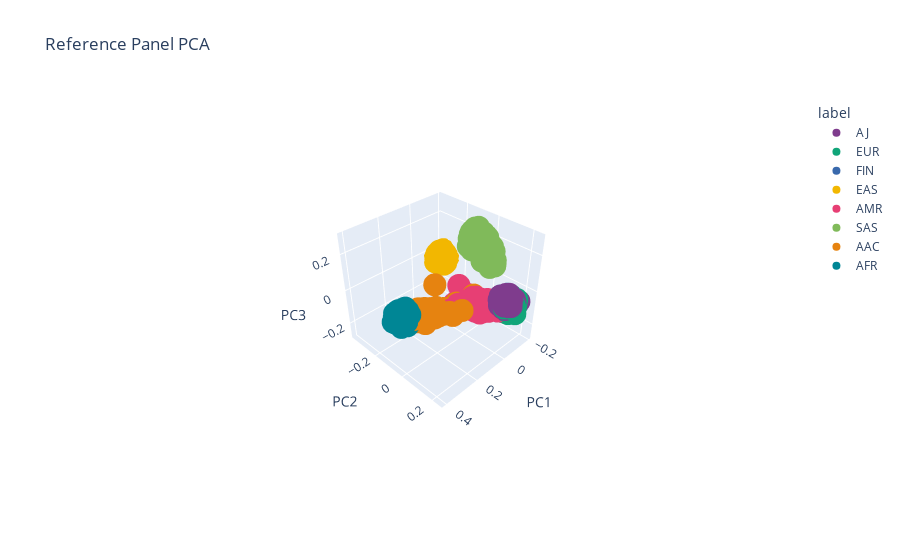
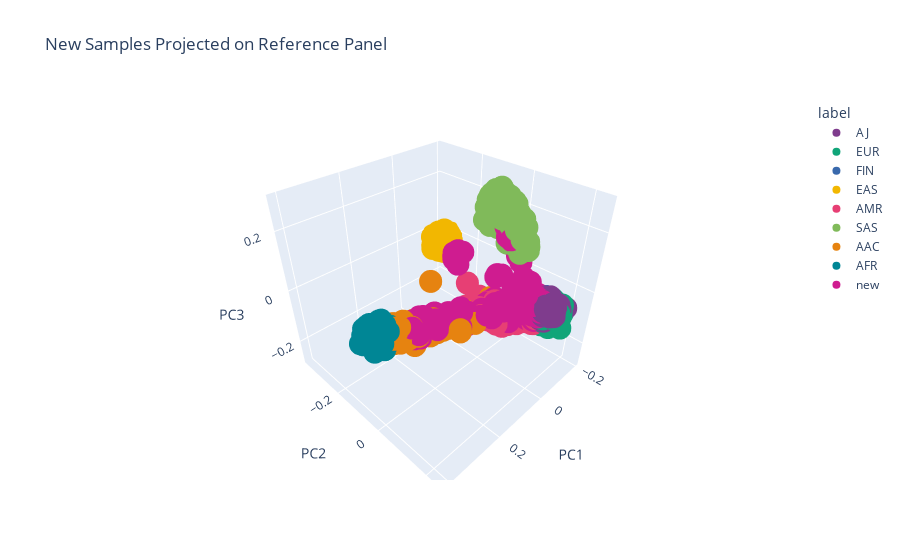
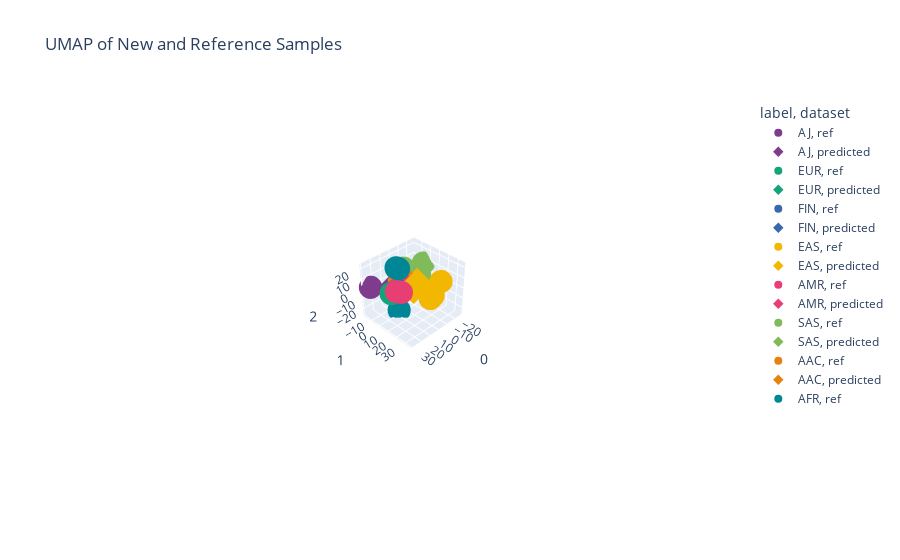
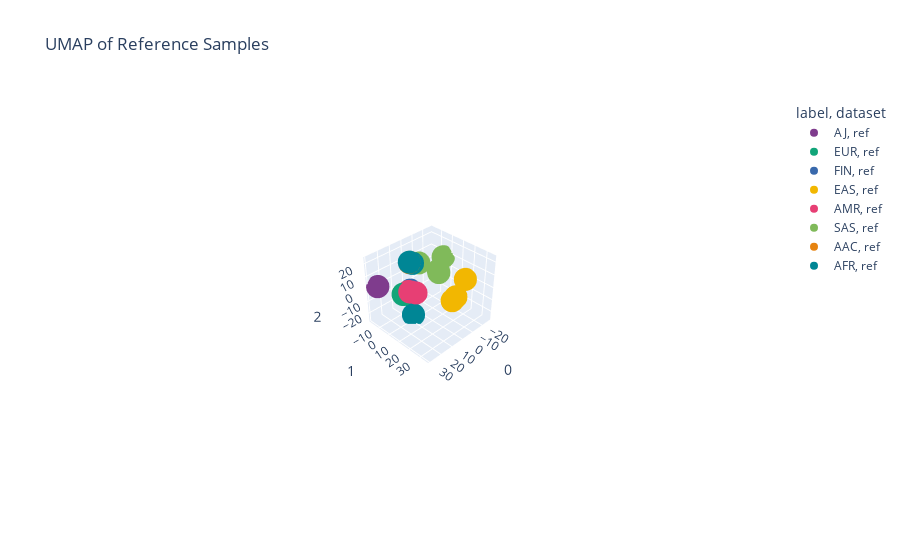

The code cell stored with these charts, in order, in its notebook:
### Code cell
ancestry_out = f'{sex_out}_ancestry'
ref_dir_path = '/data/LNG/vitaled2/1kgenomes'
ref_panel = f'{ref_dir_path}/1kg_ashkj_ref_panel_gp2_pruned'
ref_labels = f'{ref_dir_path}/ref_panel_ancestry.txt'
# ancestry = run_ancestry(geno_path=sex_out, out_path=ancestry_out, ref_panel=ref_panel, ref_labels=ref_labels)

# rerunning with best params
best_params = {'svc__C': [0.01], 'umap__a': [1.0], 'umap__b': [0.25], 'umap__n_components': [15], 'umap__n_neighbors': [20]}
ancestry = run_ancestry(geno_path=sex_out, out_path=ancestry_out, ref_panel=ref_panel, ref_labels=ref_labels, train_param_grid=best_params)

### Figure 1 — Plotly figure (JSON) as saved in the notebook; plotly's stock layout.template omitted (floating-point values rounded to 4 significant figures; data arrays with more than 128 entries replaced by an {"elided": "..."} marker saying what was removed)
{"data": [{"hovertemplate": "label=AJ<br>PC1=%{x}<br>PC2=%{y}<br>PC3=%{z}<extra></extra>", "legendgroup": "AJ", "marker": {"color": "rgb(127, 60, 141)", "symbol": "circle"}, "mode": "markers", "name": "AJ", "scene": "scene", "showlegend": true, "type": "scatter3d", "x": {"elided": "471 float values"}, "y": {"elided": "471 float values"}, "z": {"elided": "471 float values"}}, {"hovertemplate": "label=EUR<br>PC1=%{x}<br>PC2=%{y}<br>PC3=%{z}<extra></extra>", "legendgroup": "EUR", "marker": {"color": "rgb(17, 165, 121)", "symbol": "circle"}, "mode": "markers", "name": "EUR", "scene": "scene", "showlegend": true, "type": "scatter3d", "x": {"elided": "404 float values"}, "y": {"elided": "404 float values"}, "z": {"elided": "404 float values"}}, {"hovertemplate": "label=FIN<br>PC1=%{x}<br>PC2=%{y}<br>PC3=%{z}<extra></extra>", "legendgroup": "FIN", "marker": {"color": "rgb(57, 105, 172)", "symbol": "circle"}, "mode": "markers", "name": "FIN", "scene": "scene", "showlegend": true, "type": "scatter3d", "x": [-0.1216, -0.1229, -0.1177, -0.08104, -0.1087, -0.1042, -0.09581, -0.1442, -0.09583, -0.09296, -0.1114, -0.09573, -0.09946, -0.106, -0.1184, -0.08937, -0.08299, -0.1074, -0.1068, -0.09008, -0.09598, -0.09091, -0.06781, -0.08972, -0.1163, -0.1033, -0.1165, -0.1034, -0.1049, -0.1254, -0.1014, -0.1083, -0.09551, -0.1178, -0.1216, -0.1216, -0.1094, -0.106, -0.1068, -0.0879, -0.1103, -0.1051, -0.1021, -0.09399, -0.0985, -0.1212, -0.1166, -0.1285, -0.1139, -0.1357, -0.1404, -0.1207, -0.1142, -0.1088, -0.1065, -0.0939, -0.1066, -0.1016, -0.09396, -0.09615, -0.09509, -0.1248, -0.09448, -0.1059, -0.1094, -0.1297, -0.09742, -0.09521, -0.1015, -0.1158, -0.1138, -0.09844, -0.1081, -0.1045, -0.1248, -0.1194, -0.09922, -0.1189, -0.1016, -0.105, -0.09942, -0.09348, -0.1114, -0.09505, -0.08748, -0.09874, -0.09961, -0.1025, -0.103, -0.09994, -0.1205, -0.1013, -0.09312, -0.1011, -0.08671, -0.09723, -0.1231, -0.09259, -0.1003], "y": [0.1655, 0.1581, 0.173, 0.1438, 0.1391, 0.1698, 0.1478, 0.1379, 0.1838, 0.1488, 0.1669, 0.1646, 0.1646, 0.1255, 0.1532, 0.1696, 0.1439, 0.1527, 0.142, 0.1773, 0.1535, 0.1689, 0.1619, 0.1764, 0.187, 0.1706, 0.1525, 0.1526, 0.1667, 0.1646, 0.1406, 0.1579, 0.1747, 0.1555, 0.1495, 0.1526, 0.1597, 0.1631, 0.153, 0.1909, 0.1617, 0.1778, 0.1441, 0.1593, 0.1486, 0.1509, 0.1601, 0.1496, 0.1405, 0.158, 0.1361, 0.1817, 0.1599, 0.1746, 0.1761, 0.1836, 0.1647, 0.1633, 0.1822, 0.155, 0.1704, 0.1659, 0.175, 0.1645, 0.1547, 0.147, 0.1656, 0.1675, 0.1583, 0.1572, 0.1895, 0.17, 0.1469, 0.1622, 0.186, 0.164, 0.1482, 0.1546, 0.1556, 0.1589, 0.1521, 0.1509, 0.1494, 0.1536, 0.1606, 0.1521, 0.1575, 0.1511, 0.1553, 0.1502, 0.1633, 0.1492, 0.166, 0.1628, 0.1747, 0.1639, 0.1731, 0.1624, 0.1521], "z": [-0.02649, -0.05556, -0.02666, -0.0473, -0.04176, -0.03889, -0.04618, -0.04083, -0.02725, -0.06056, -0.02838, -0.03307, -0.04018, -0.03774, -0.05668, -0.03898, -0.04756, -0.06294, -0.04827, -0.04517, -0.03412, -0.03578, -0.03327, -0.03991, -0.05115, -0.08856, -0.05253, -0.01977, -0.04043, -0.04068, -0.05071, -0.04441, -0.04135, -0.01837, -0.05094, -0.0443, -0.0526, -0.03558, -0.04481, -0.04432, -0.06135, -0.05213, -0.05489, -0.03942, -0.02814, -0.04654, -0.05815, -0.07059, -0.05745, -0.05517, -0.04301, -0.04028, -0.05117, -0.02881, -0.04173, -0.06652, -0.03939, -0.0498, -0.03406, -0.05765, -0.01298, -0.05821, -0.0477, -0.03881, -0.06164, -0.03368, -0.05209, -0.03184, -0.04771, -0.07142, -0.04051, -0.05287, -0.05419, -0.05679, -0.05597, -0.03005, -0.05297, -0.03736, -0.03203, -0.03489, -0.07886, -0.05055, -0.04127, -0.0408, -0.06896, -0.04669, -0.02258, -0.03315, -0.04232, -0.06032, -0.04844, -0.05746, -0.06149, -0.01906, -0.03963, -0.0425, -0.06482, -0.07779, -0.03284]}, {"hovertemplate": "label=EAS<br>PC1=%{x}<br>PC2=%{y}<br>PC3=%{z}<extra></extra>", "legendgroup": "EAS", "marker": {"color": "rgb(242, 183, 1)", "symbol": "circle"}, "mode": "markers", "name": "EAS", "scene": "scene", "showlegend": true, "type": "scatter3d", "x": {"elided": "504 float values"}, "y": {"elided": "504 float values"}, "z": {"elided": "504 float values"}}, {"hovertemplate": "label=AMR<br>PC1=%{x}<br>PC2=%{y}<br>PC3=%{z}<extra></extra>", "legendgroup": "AMR", "marker": {"color": "rgb(231, 63, 116)", "symbol": "circle"}, "mode": "markers", "name": "AMR", "scene": "scene", "showlegend": true, "type": "scatter3d", "x": {"elided": "347 float values"}, "y": {"elided": "347 float values"}, "z": {"elided": "347 float values"}}, {"hovertemplate": "label=SAS<br>PC1=%{x}<br>PC2=%{y}<br>PC3=%{z}<extra></extra>", "legendgroup": "SAS", "marker": {"color": "rgb(128, 186, 90)", "symbol": "circle"}, "mode": "markers", "name": "SAS", "scene": "scene", "showlegend": true, "type": "scatter3d", "x": {"elided": "489 float values"}, "y": {"elided": "489 float values"}, "z": {"elided": "489 float values"}}, {"hovertemplate": "label=AAC<br>PC1=%{x}<br>PC2=%{y}<br>PC3=%{z}<extra></extra>", "legendgroup": "AAC", "marker": {"color": "rgb(230, 131, 16)", "symbol": "circle"}, "mode": "markers", "name": "AAC", "scene": "scene", "showlegend": true, "type": "scatter3d", "x": {"elided": "157 float values"}, "y": {"elided": "157 float values"}, "z": {"elided": "157 float values"}}, {"hovertemplate": "label=AFR<br>PC1=%{x}<br>PC2=%{y}<br>PC3=%{z}<extra></extra>", "legendgroup": "AFR", "marker": {"color": "rgb(0, 134, 149)", "symbol": "circle"}, "mode": "markers", "name": "AFR", "scene": "scene", "showlegend": true, "type": "scatter3d", "x": {"elided": "504 float values"}, "y": {"elided": "504 float values"}, "z": {"elided": "504 float values"}}], "layout": {"autosize": true, "legend": {"title": {"text": "label"}, "tracegroupgap": 0}, "scene": {"aspectmode": "auto", "aspectratio": {"x": 1.015, "y": 1.033, "z": 0.9542}, "camera": {"center": {"x": 0, "y": 0, "z": 0}, "eye": {"x": 1.998, "y": 1.998, "z": 1.998}, "projection": {"type": "perspective"}, "up": {"x": 0, "y": 0, "z": 1}}, "domain": {"x": [0, 1], "y": [0, 1]}, "xaxis": {"title": {"text": "PC1"}, "type": "linear"}, "yaxis": {"title": {"text": "PC2"}, "type": "linear"}, "zaxis": {"title": {"text": "PC3"}, "type": "linear"}}, "title": {"text": "Reference Panel PCA"}}}

### Figure 2 — Plotly figure (JSON) as saved in the notebook; plotly's stock layout.template omitted (floating-point values rounded to 4 significant figures; data arrays with more than 128 entries replaced by an {"elided": "..."} marker saying what was removed)
{"data": [{"hovertemplate": "label=AJ<br>PC1=%{x}<br>PC2=%{y}<br>PC3=%{z}<extra></extra>", "legendgroup": "AJ", "marker": {"color": "rgb(127, 60, 141)", "symbol": "circle"}, "mode": "markers", "name": "AJ", "scene": "scene", "showlegend": true, "type": "scatter3d", "x": {"elided": "471 float values"}, "y": {"elided": "471 float values"}, "z": {"elided": "471 float values"}}, {"hovertemplate": "label=EUR<br>PC1=%{x}<br>PC2=%{y}<br>PC3=%{z}<extra></extra>", "legendgroup": "EUR", "marker": {"color": "rgb(17, 165, 121)", "symbol": "circle"}, "mode": "markers", "name": "EUR", "scene": "scene", "showlegend": true, "type": "scatter3d", "x": {"elided": "404 float values"}, "y": {"elided": "404 float values"}, "z": {"elided": "404 float values"}}, {"hovertemplate": "label=FIN<br>PC1=%{x}<br>PC2=%{y}<br>PC3=%{z}<extra></extra>", "legendgroup": "FIN", "marker": {"color": "rgb(57, 105, 172)", "symbol": "circle"}, "mode": "markers", "name": "FIN", "scene": "scene", "showlegend": true, "type": "scatter3d", "x": [-0.1216, -0.1229, -0.1177, -0.08104, -0.1087, -0.1042, -0.09581, -0.1442, -0.09583, -0.09296, -0.1114, -0.09573, -0.09946, -0.106, -0.1184, -0.08937, -0.08299, -0.1074, -0.1068, -0.09008, -0.09598, -0.09091, -0.06781, -0.08972, -0.1163, -0.1033, -0.1165, -0.1034, -0.1049, -0.1254, -0.1014, -0.1083, -0.09551, -0.1178, -0.1216, -0.1216, -0.1094, -0.106, -0.1068, -0.0879, -0.1103, -0.1051, -0.1021, -0.09399, -0.0985, -0.1212, -0.1166, -0.1285, -0.1139, -0.1357, -0.1404, -0.1207, -0.1142, -0.1088, -0.1065, -0.0939, -0.1066, -0.1016, -0.09396, -0.09615, -0.09509, -0.1248, -0.09448, -0.1059, -0.1094, -0.1297, -0.09742, -0.09521, -0.1015, -0.1158, -0.1138, -0.09844, -0.1081, -0.1045, -0.1248, -0.1194, -0.09922, -0.1189, -0.1016, -0.105, -0.09942, -0.09348, -0.1114, -0.09505, -0.08748, -0.09874, -0.09961, -0.1025, -0.103, -0.09994, -0.1205, -0.1013, -0.09312, -0.1011, -0.08671, -0.09723, -0.1231, -0.09259, -0.1003], "y": [0.1655, 0.1581, 0.173, 0.1438, 0.1391, 0.1698, 0.1478, 0.1379, 0.1838, 0.1488, 0.1669, 0.1646, 0.1646, 0.1255, 0.1532, 0.1696, 0.1439, 0.1527, 0.142, 0.1773, 0.1535, 0.1689, 0.1619, 0.1764, 0.187, 0.1706, 0.1525, 0.1526, 0.1667, 0.1646, 0.1406, 0.1579, 0.1747, 0.1555, 0.1495, 0.1526, 0.1597, 0.1631, 0.153, 0.1909, 0.1617, 0.1778, 0.1441, 0.1593, 0.1486, 0.1509, 0.1601, 0.1496, 0.1405, 0.158, 0.1361, 0.1817, 0.1599, 0.1746, 0.1761, 0.1836, 0.1647, 0.1633, 0.1822, 0.155, 0.1704, 0.1659, 0.175, 0.1645, 0.1547, 0.147, 0.1656, 0.1675, 0.1583, 0.1572, 0.1895, 0.17, 0.1469, 0.1622, 0.186, 0.164, 0.1482, 0.1546, 0.1556, 0.1589, 0.1521, 0.1509, 0.1494, 0.1536, 0.1606, 0.1521, 0.1575, 0.1511, 0.1553, 0.1502, 0.1633, 0.1492, 0.166, 0.1628, 0.1747, 0.1639, 0.1731, 0.1624, 0.1521], "z": [-0.02649, -0.05556, -0.02666, -0.0473, -0.04176, -0.03889, -0.04618, -0.04083, -0.02725, -0.06056, -0.02838, -0.03307, -0.04018, -0.03774, -0.05668, -0.03898, -0.04756, -0.06294, -0.04827, -0.04517, -0.03412, -0.03578, -0.03327, -0.03991, -0.05115, -0.08856, -0.05253, -0.01977, -0.04043, -0.04068, -0.05071, -0.04441, -0.04135, -0.01837, -0.05094, -0.0443, -0.0526, -0.03558, -0.04481, -0.04432, -0.06135, -0.05213, -0.05489, -0.03942, -0.02814, -0.04654, -0.05815, -0.07059, -0.05745, -0.05517, -0.04301, -0.04028, -0.05117, -0.02881, -0.04173, -0.06652, -0.03939, -0.0498, -0.03406, -0.05765, -0.01298, -0.05821, -0.0477, -0.03881, -0.06164, -0.03368, -0.05209, -0.03184, -0.04771, -0.07142, -0.04051, -0.05287, -0.05419, -0.05679, -0.05597, -0.03005, -0.05297, -0.03736, -0.03203, -0.03489, -0.07886, -0.05055, -0.04127, -0.0408, -0.06896, -0.04669, -0.02258, -0.03315, -0.04232, -0.06032, -0.04844, -0.05746, -0.06149, -0.01906, -0.03963, -0.0425, -0.06482, -0.07779, -0.03284]}, {"hovertemplate": "label=EAS<br>PC1=%{x}<br>PC2=%{y}<br>PC3=%{z}<extra></extra>", "legendgroup": "EAS", "marker": {"color": "rgb(242, 183, 1)", "symbol": "circle"}, "mode": "markers", "name": "EAS", "scene": "scene", "showlegend": true, "type": "scatter3d", "x": {"elided": "504 float values"}, "y": {"elided": "504 float values"}, "z": {"elided": "504 float values"}}, {"hovertemplate": "label=AMR<br>PC1=%{x}<br>PC2=%{y}<br>PC3=%{z}<extra></extra>", "legendgroup": "AMR", "marker": {"color": "rgb(231, 63, 116)", "symbol": "circle"}, "mode": "markers", "name": "AMR", "scene": "scene", "showlegend": true, "type": "scatter3d", "x": {"elided": "347 float values"}, "y": {"elided": "347 float values"}, "z": {"elided": "347 float values"}}, {"hovertemplate": "label=SAS<br>PC1=%{x}<br>PC2=%{y}<br>PC3=%{z}<extra></extra>", "legendgroup": "SAS", "marker": {"color": "rgb(128, 186, 90)", "symbol": "circle"}, "mode": "markers", "name": "SAS", "scene": "scene", "showlegend": true, "type": "scatter3d", "x": {"elided": "489 float values"}, "y": {"elided": "489 float values"}, "z": {"elided": "489 float values"}}, {"hovertemplate": "label=AAC<br>PC1=%{x}<br>PC2=%{y}<br>PC3=%{z}<extra></extra>", "legendgroup": "AAC", "marker": {"color": "rgb(230, 131, 16)", "symbol": "circle"}, "mode": "markers", "name": "AAC", "scene": "scene", "showlegend": true, "type": "scatter3d", "x": {"elided": "157 float values"}, "y": {"elided": "157 float values"}, "z": {"elided": "157 float values"}}, {"hovertemplate": "label=AFR<br>PC1=%{x}<br>PC2=%{y}<br>PC3=%{z}<extra></extra>", "legendgroup": "AFR", "marker": {"color": "rgb(0, 134, 149)", "symbol": "circle"}, "mode": "markers", "name": "AFR", "scene": "scene", "showlegend": true, "type": "scatter3d", "x": {"elided": "504 float values"}, "y": {"elided": "504 float values"}, "z": {"elided": "504 float values"}}, {"hovertemplate": "label=new<br>PC1=%{x}<br>PC2=%{y}<br>PC3=%{z}<extra></extra>", "legendgroup": "new", "marker": {"color": "rgb(207, 28, 144)", "symbol": "circle"}, "mode": "markers", "name": "new", "scene": "scene", "showlegend": true, "type": "scatter3d", "x": {"elided": "2216 float values"}, "y": {"elided": "2216 float values"}, "z": {"elided": "2216 float values"}}], "layout": {"autosize": true, "legend": {"title": {"text": "label"}, "tracegroupgap": 0}, "scene": {"aspectmode": "auto", "aspectratio": {"x": 1.015, "y": 1.033, "z": 0.9542}, "domain": {"x": [0, 1], "y": [0, 1]}, "xaxis": {"title": {"text": "PC1"}, "type": "linear"}, "yaxis": {"title": {"text": "PC2"}, "type": "linear"}, "zaxis": {"title": {"text": "PC3"}, "type": "linear"}}, "title": {"text": "New Samples Projected on Reference Panel"}}}

### Figure 3 — Plotly figure (JSON) as saved in the notebook; plotly's stock layout.template omitted (floating-point values rounded to 4 significant figures; data arrays with more than 128 entries replaced by an {"elided": "..."} marker saying what was removed)
{"data": [{"hovertemplate": "label=AJ<br>dataset=ref<br>0=%{x}<br>1=%{y}<br>2=%{z}<extra></extra>", "legendgroup": "AJ, ref", "marker": {"color": "rgb(127, 60, 141)", "symbol": "circle"}, "mode": "markers", "name": "AJ, ref", "scene": "scene", "showlegend": true, "type": "scatter3d", "x": {"elided": "471 float values"}, "y": {"elided": "471 float values"}, "z": {"elided": "471 float values"}}, {"hovertemplate": "label=AJ<br>dataset=predicted<br>0=%{x}<br>1=%{y}<br>2=%{z}<extra></extra>", "legendgroup": "AJ, predicted", "marker": {"color": "rgb(127, 60, 141)", "symbol": "diamond"}, "mode": "markers", "name": "AJ, predicted", "scene": "scene", "showlegend": true, "type": "scatter3d", "x": {"elided": "262 float values"}, "y": {"elided": "262 float values"}, "z": {"elided": "262 float values"}}, {"hovertemplate": "label=EUR<br>dataset=ref<br>0=%{x}<br>1=%{y}<br>2=%{z}<extra></extra>", "legendgroup": "EUR, ref", "marker": {"color": "rgb(17, 165, 121)", "symbol": "circle"}, "mode": "markers", "name": "EUR, ref", "scene": "scene", "showlegend": true, "type": "scatter3d", "x": {"elided": "404 float values"}, "y": {"elided": "404 float values"}, "z": {"elided": "404 float values"}}, {"hovertemplate": "label=EUR<br>dataset=predicted<br>0=%{x}<br>1=%{y}<br>2=%{z}<extra></extra>", "legendgroup": "EUR, predicted", "marker": {"color": "rgb(17, 165, 121)", "symbol": "diamond"}, "mode": "markers", "name": "EUR, predicted", "scene": "scene", "showlegend": true, "type": "scatter3d", "x": {"elided": "1740 float values"}, "y": {"elided": "1740 float values"}, "z": {"elided": "1740 float values"}}, {"hovertemplate": "label=FIN<br>dataset=ref<br>0=%{x}<br>1=%{y}<br>2=%{z}<extra></extra>", "legendgroup": "FIN, ref", "marker": {"color": "rgb(57, 105, 172)", "symbol": "circle"}, "mode": "markers", "name": "FIN, ref", "scene": "scene", "showlegend": true, "type": "scatter3d", "x": [15.41, 15.41, 15.41, 15.41, 15.43, 15.42, 15.42, 15.42, 15.41, 15.42, 15.41, 15.41, 15.39, 15.41, 15.41, 15.42, 15.41, 15.43, 15.41, 15.41, 15.41, 15.41, 15.42, 15.41, 15.42, 15.41, 15.41, 15.42, 15.41, 15.42, 15.42, 15.41, 15.42, 15.41, 15.41, 15.41, 15.41, 15.41, 15.42, 15.41, 15.42, 15.41, 15.4, 15.41, 15.42, 15.42, 15.41, 15.41, 15.42, 15.4, 15.42, 15.42, 15.41, 15.41, 15.41, 15.41, 15.42, 15.42, 15.42, 15.41, 15.43, 15.42, 15.42, 15.4, 15.42, 15.4, 15.41, 15.42, 15.41, 15.42, 15.42, 20.23, 15.41, 15.41, 15.41, 15.41, 15.42, 15.42, 15.41, 15.42, 15.41, 15.41, 15.42, 15.41, 15.41, 15.42, 15.41, 15.41, 15.42, 15.41, 15.41, 15.41, 15.42, 15.41, 15.42, 15.41, 15.41, 15.41, 15.42], "y": [4.945, 4.954, 4.941, 4.922, 4.96, 4.954, 4.951, 4.953, 4.944, 4.936, 4.95, 4.949, 4.939, 4.953, 4.938, 4.946, 4.948, 4.956, 4.95, 4.948, 4.943, 4.952, 4.943, 4.945, 4.947, 4.945, 4.964, 4.95, 4.954, 4.952, 4.951, 4.947, 4.956, 4.949, 4.946, 4.951, 4.95, 4.946, 4.947, 4.948, 4.957, 4.952, 4.933, 4.951, 4.95, 4.95, 4.941, 4.951, 4.963, 4.933, 4.948, 4.953, 4.95, 4.949, 4.944, 4.949, 4.956, 4.948, 4.957, 4.952, 4.947, 4.961, 4.953, 4.939, 4.952, 4.949, 4.948, 4.957, 4.944, 4.951, 4.955, 3.571, 4.947, 4.949, 4.953, 4.951, 4.959, 4.951, 4.95, 4.952, 4.959, 4.964, 4.951, 4.952, 4.95, 4.948, 4.951, 4.949, 4.953, 4.949, 4.952, 4.947, 4.951, 4.953, 4.964, 4.951, 4.955, 4.951, 4.948], "z": [4.239, 4.236, 4.242, 4.24, 4.228, 4.234, 4.23, 4.242, 4.233, 4.236, 4.242, 4.233, 4.24, 4.237, 4.249, 4.236, 4.238, 4.23, 4.238, 4.236, 4.227, 4.232, 4.231, 4.235, 4.226, 4.247, 4.239, 4.231, 4.239, 4.236, 4.234, 4.237, 4.237, 4.231, 4.243, 4.237, 4.236, 4.238, 4.235, 4.233, 4.234, 4.235, 4.215, 4.232, 4.227, 4.232, 4.232, 4.235, 4.231, 4.232, 4.235, 4.234, 4.235, 4.235, 4.233, 4.234, 4.24, 4.233, 4.231, 4.235, 4.234, 4.226, 4.233, 4.231, 4.231, 4.237, 4.238, 4.237, 4.229, 4.233, 4.229, 2.775, 4.233, 4.237, 4.233, 4.235, 4.231, 4.231, 4.235, 4.236, 4.233, 4.227, 4.233, 4.237, 4.236, 4.231, 4.237, 4.234, 4.23, 4.237, 4.234, 4.231, 4.231, 4.242, 4.234, 4.237, 4.233, 4.236, 4.231]}, {"hovertemplate": "label=FIN<br>dataset=predicted<br>0=%{x}<br>1=%{y}<br>2=%{z}<extra></extra>", "legendgroup": "FIN, predicted", "marker": {"color": "rgb(57, 105, 172)", "symbol": "diamond"}, "mode": "markers", "name": "FIN, predicted", "scene": "scene", "showlegend": true, "type": "scatter3d", "x": [4.844], "y": [1.036], "z": [0.6644]}, {"hovertemplate": "label=EAS<br>dataset=ref<br>0=%{x}<br>1=%{y}<br>2=%{z}<extra></extra>", "legendgroup": "EAS, ref", "marker": {"color": "rgb(242, 183, 1)", "symbol": "circle"}, "mode": "markers", "name": "EAS, ref", "scene": "scene", "showlegend": true, "type": "scatter3d", "x": {"elided": "504 float values"}, "y": {"elided": "504 float values"}, "z": {"elided": "504 float values"}}, {"hovertemplate": "label=EAS<br>dataset=predicted<br>0=%{x}<br>1=%{y}<br>2=%{z}<extra></extra>", "legendgroup": "EAS, predicted", "marker": {"color": "rgb(242, 183, 1)", "symbol": "diamond"}, "mode": "markers", "name": "EAS, predicted", "scene": "scene", "showlegend": true, "type": "scatter3d", "x": [0.7077, 0.4558, 0.4757, 0.6227, 0.4837, -3.847, 0.4696, -0.3891, -5.025, 0.5701, 0.4657, 0.6332, 0.5997, 0.4709], "y": [9.176, 9.601, 9.569, 9.309, 9.667, 7.858, 9.644, 9.197, 7.47, 9.403, 9.639, 9.302, 9.36, 9.592], "z": [0.5879, 1.588, 1.521, 0.9659, 1.612, 1.677, 1.599, 1.579, 1.705, 1.135, 1.589, 0.9224, 1.088, 1.568]}, {"hovertemplate": "label=AMR<br>dataset=ref<br>0=%{x}<br>1=%{y}<br>2=%{z}<extra></extra>", "legendgroup": "AMR, ref", "marker": {"color": "rgb(231, 63, 116)", "symbol": "circle"}, "mode": "markers", "name": "AMR, ref", "scene": "scene", "showlegend": true, "type": "scatter3d", "x": {"elided": "347 float values"}, "y": {"elided": "347 float values"}, "z": {"elided": "347 float values"}}, {"hovertemplate": "label=AMR<br>dataset=predicted<br>0=%{x}<br>1=%{y}<br>2=%{z}<extra></extra>", "legendgroup": "AMR, predicted", "marker": {"color": "rgb(231, 63, 116)", "symbol": "diamond"}, "mode": "markers", "name": "AMR, predicted", "scene": "scene", "showlegend": true, "type": "scatter3d", "x": [5.029, 5.395, 5.378, 5.217, 5.559, 5.237, 5.248, 5.472, 5.11, 5.448, 5.223, 5.448, 5.372, 5.603, 5.815, 5.813, 5.046, 5.455, 5.375, 5.386, 5.669, 5.37, 5.403, 5.821, 5.07, 4.414, 5.434, 5.414, 5.319, 5.436, 5.454, 5.317, 3.822, 5.406, 5.376, 5.833, 5.409, 5.245, 5.186, 5.391, 5.404, 5.632, 5.202, 5.449, 5.22, 5.346, 5.443, 5.409, 5.432, 5.184, 5.383, 5.21, 5.195, 4.409, 5.413, 6.136, 5.522, 5.225, 5.362, 5.374, 5.479, 5.267, 5.431, 5.415, 5.301, 5.384, 5.162, 5.373, 4.746, 5.359, 5.516, 5.4, 5.098, 4.721, 5.428, 5.358, 5.496, 5.395, 5.395, 5.471, 5.358, 5.363, 5.979, 5.359, 5.424, 5.418, 3.961, 5.372, 5.399, 5.326, 5.513], "y": [1.382, 1.961, 1.426, 1.354, 0.7181, 1.395, 2.649, 1.24, 2.812, 2.108, 2.607, 1.323, 1.572, 0.8737, -0.6073, -0.5572, 1.235, 1.148, 1.689, 2.103, 0.8805, 1.594, 1.543, 0.5364, 1.046, 0.9585, 2.12, 2.208, 2.485, 2.281, 1.231, 2.458, -0.04538, 2.105, 1.78, -0.4509, 1.837, 2.597, 2.67, 1.625, 1.578, 1.112, 2.631, 2.171, 1.522, 1.482, 1.971, 2.183, 1.578, 1.454, 1.748, 1.541, 1.431, 0.9109, 1.276, -1.098, -1.736, 1.231, 1.435, 1.416, 1.184, 1.168, 2.143, 1.809, 2.647, 2.408, 2.672, 1.639, 1.168, 1.773, 1.174, 1.319, 2.869, 1.43, 1.978, 1.69, 1.078, 1.93, 1.58, 1.089, 1.471, 1.613, -0.7792, 1.751, 2.038, 2.177, 0.4951, 2.019, 2.352, 2.531, 1.157], "z": [1.519, 1.141, 0.9289, 1.321, 0.6621, 1.199, 1.276, 0.7509, 1.254, 1.18, 1.25, 0.837, 1.056, 0.6449, 0.6493, 0.6879, 1.532, 0.8038, 1.08, 1.179, 0.6169, 0.9671, 1.005, 0.5602, 1.429, 2.443, 1.188, 1.191, 1.255, 1.236, 0.7539, 1.256, 0.7803, 1.166, 1.114, 0.5763, 1.094, 1.269, 1.257, 1.066, 1.014, 0.6445, 1.258, 1.219, 1.258, 0.9547, 1.15, 1.208, 1.032, 1.246, 1.088, 1.252, 1.242, 2.425, 0.8307, 0.4624, 0.5664, 1.085, 0.8664, 0.8986, 0.7376, 1.005, 1.203, 1.109, 1.266, 1.252, 1.252, 1.085, 1.914, 1.081, 0.7107, 0.8281, 1.254, 1.009, 1.146, 1.064, 0.789, 1.135, 1.041, 0.8438, 0.9496, 1.064, 0.5145, 1.088, 1.174, 1.215, 3.228, 1.172, 1.25, 1.263, 0.6806]}, {"hovertemplate": "label=SAS<br>dataset=ref<br>0=%{x}<br>1=%{y}<br>2=%{z}<extra></extra>", "legendgroup": "SAS, ref", "marker": {"color": "rgb(128, 186, 90)", "symbol": "circle"}, "mode": "markers", "name": "SAS, ref", "scene": "scene", "showlegend": true, "type": "scatter3d", "x": {"elided": "489 float values"}, "y": {"elided": "489 float values"}, "z": {"elided": "489 float values"}}, {"hovertemplate": "label=SAS<br>dataset=predicted<br>0=%{x}<br>1=%{y}<br>2=%{z}<extra></extra>", "legendgroup": "SAS, predicted", "marker": {"color": "rgb(128, 186, 90)", "symbol": "diamond"}, "mode": "markers", "name": "SAS, predicted", "scene": "scene", "showlegend": true, "type": "scatter3d", "x": [-7.805, -7.785, -7.804, -7.823, -7.8, -7.739, -7.776, -7.758, -7.864, -7.839, -7.796, -7.797, -7.8, -7.836], "y": [-1.3, -1.309, -1.322, -1.373, -1.324, -1.288, -1.304, -1.309, -1.308, -1.321, -1.311, -1.314, -1.282, -1.319], "z": [2.542, 2.504, 2.511, 2.328, 2.498, 2.553, 2.511, 2.513, 2.527, 2.506, 2.53, 2.56, 2.354, 2.514]}, {"hovertemplate": "label=AAC<br>dataset=ref<br>0=%{x}<br>1=%{y}<br>2=%{z}<extra></extra>", "legendgroup": "AAC, ref", "marker": {"color": "rgb(230, 131, 16)", "symbol": "circle"}, "mode": "markers", "name": "AAC, ref", "scene": "scene", "showlegend": true, "type": "scatter3d", "x": {"elided": "157 float values"}, "y": {"elided": "157 float values"}, "z": {"elided": "157 float values"}}, {"hovertemplate": "label=AAC<br>dataset=predicted<br>0=%{x}<br>1=%{y}<br>2=%{z}<extra></extra>", "legendgroup": "AAC, predicted", "marker": {"color": "rgb(230, 131, 16)", "symbol": "diamond"}, "mode": "markers", "name": "AAC, predicted", "scene": "scene", "showlegend": true, "type": "scatter3d", "x": [3.081, 2.767, 2.782, 2.771, 2.62, 2.795, 2.991, 2.762, 2.897, 2.761, 2.758, 2.866, 2.705, 2.748, 2.791, 2.787, 2.916, 2.759, 2.934, 2.755, 2.888, 2.743, 2.773, 2.76, 2.793, 2.87, 2.874, 2.849, 2.751, 2.77, 2.752, 2.772, 2.768, 3.405, 2.753, 2.767, 2.761, 2.755, 2.774, 2.775, 2.822, 2.783, 2.771, 2.767, 2.847, 2.764, 2.733, 2.761, 2.758, 2.776, 2.782, 2.759, 2.756, 2.785, 2.893, 2.769, 2.766, 2.776, 2.743, 2.755, 2.755, 2.802, 2.764, 2.779, 2.687, 2.76, 2.758, 2.773, 2.787, 2.855, 2.743, 2.974, 2.695, 2.751, 2.749, 2.71, 2.773, 2.755, 2.873, 2.761, 2.769, 2.763, 2.862, 2.76, 2.787, 2.763, 2.771, 2.865, 2.854, 2.768, 2.89, 3.147, 3.394, 2.775], "y": [-0.3441, -0.6688, -0.6877, -0.6711, -0.6128, -0.6682, -0.4534, -0.6638, -0.5639, -0.6594, -0.6561, -0.5752, -0.6696, -0.6825, -0.6678, -0.6811, -0.5579, -0.6604, -0.4348, -0.6702, -0.5825, -0.658, -0.6791, -0.6623, -0.6847, -0.5614, -0.5721, -0.5678, -0.6756, -0.6635, -0.6673, -0.6724, -0.6788, 0.004964, -0.6665, -0.6593, -0.6673, -0.6671, -0.6561, -0.6579, -0.6874, -0.6726, -0.6728, -0.6632, -0.5674, -0.6611, -0.6809, -0.6974, -0.6757, -0.6781, -0.6666, -0.6849, -0.6724, -0.6683, -0.558, -0.6679, -0.6574, -0.6731, -0.6814, -0.6604, -0.6619, -0.6676, -0.668, -0.6633, -0.6417, -0.6816, -0.6727, -0.6602, -0.6693, -0.5774, -0.6678, -0.4509, -0.6331, -0.6517, -0.6697, -0.6288, -0.6623, -0.6852, -0.5776, -0.6617, -0.6776, -0.6617, -0.5755, -0.6814, -0.686, -0.6662, -0.6586, -0.5809, -0.5658, -0.6591, -0.5614, -0.2541, 0.04355, -0.6763], "z": [5.309, 6.062, 6.084, 6.068, 5.258, 6.108, 5.591, 6.059, 5.882, 6.059, 6.058, 5.814, 6.028, 6.065, 6.104, 6.119, 5.874, 6.06, 5.534, 6.06, 5.847, 6.041, 6.072, 6.028, 6.099, 5.815, 5.797, 5.803, 6.074, 6.059, 6.057, 6.052, 6.063, 4.443, 6.076, 6.062, 6.028, 6.076, 6.078, 6.051, 6.13, 6.087, 6.098, 6.064, 5.81, 6.079, 6.059, 6.119, 6.044, 6.096, 6.077, 6.059, 6.075, 6.095, 5.825, 6.103, 6.046, 6.078, 6.065, 6.045, 6.052, 6.052, 6.065, 6.068, 5.966, 6.093, 6.031, 6.079, 6.097, 5.798, 6.051, 5.612, 5.96, 6.028, 6.067, 5.412, 6.087, 6.058, 5.806, 6.069, 6.066, 6.078, 5.833, 6.074, 6.08, 6.057, 6.09, 5.774, 5.844, 6.051, 5.81, 5.003, 4.252, 6.049]}, {"hovertemplate": "label=AFR<br>dataset=ref<br>0=%{x}<br>1=%{y}<br>2=%{z}<extra></extra>", "legendgroup": "AFR, ref", "marker": {"color": "rgb(0, 134, 149)", "symbol": "circle"}, "mode": "markers", "name": "AFR, ref", "scene": "scene", "showlegend": true, "type": "scatter3d", "x": {"elided": "504 float values"}, "y": {"elided": "504 float values"}, "z": {"elided": "504 float values"}}], "layout": {"autosize": true, "legend": {"title": {"text": "label, dataset"}, "tracegroupgap": 0}, "scene": {"aspectmode": "auto", "aspectratio": {"x": 1.073, "y": 1.018, "z": 0.9154}, "camera": {"center": {"x": 0, "y": 0, "z": 0}, "eye": {"x": 3.842, "y": 3.842, "z": 3.842}, "projection": {"type": "perspective"}, "up": {"x": 0, "y": 0, "z": 1}}, "domain": {"x": [0, 1], "y": [0, 1]}, "xaxis": {"range": [-28.56, 31.04], "title": {"text": "0"}, "type": "linear"}, "yaxis": {"range": [-19.77, 37.29], "title": {"text": "1"}, "type": "linear"}, "zaxis": {"range": [-27.41, 24.89], "title": {"text": "2"}, "type": "linear"}}, "title": {"text": "UMAP of New and Reference Samples"}}}

### Figure 4 — Plotly figure (JSON) as saved in the notebook; plotly's stock layout.template omitted (floating-point values rounded to 4 significant figures; data arrays with more than 128 entries replaced by an {"elided": "..."} marker saying what was removed)
{"data": [{"hovertemplate": "label=AJ<br>dataset=ref<br>0=%{x}<br>1=%{y}<br>2=%{z}<extra></extra>", "legendgroup": "AJ, ref", "marker": {"color": "rgb(127, 60, 141)", "symbol": "circle"}, "mode": "markers", "name": "AJ, ref", "scene": "scene", "showlegend": true, "type": "scatter3d", "x": {"elided": "471 float values"}, "y": {"elided": "471 float values"}, "z": {"elided": "471 float values"}}, {"hovertemplate": "label=EUR<br>dataset=ref<br>0=%{x}<br>1=%{y}<br>2=%{z}<extra></extra>", "legendgroup": "EUR, ref", "marker": {"color": "rgb(17, 165, 121)", "symbol": "circle"}, "mode": "markers", "name": "EUR, ref", "scene": "scene", "showlegend": true, "type": "scatter3d", "x": {"elided": "404 float values"}, "y": {"elided": "404 float values"}, "z": {"elided": "404 float values"}}, {"hovertemplate": "label=FIN<br>dataset=ref<br>0=%{x}<br>1=%{y}<br>2=%{z}<extra></extra>", "legendgroup": "FIN, ref", "marker": {"color": "rgb(57, 105, 172)", "symbol": "circle"}, "mode": "markers", "name": "FIN, ref", "scene": "scene", "showlegend": true, "type": "scatter3d", "x": [15.41, 15.41, 15.41, 15.41, 15.43, 15.42, 15.42, 15.42, 15.41, 15.42, 15.41, 15.41, 15.39, 15.41, 15.41, 15.42, 15.41, 15.43, 15.41, 15.41, 15.41, 15.41, 15.42, 15.41, 15.42, 15.41, 15.41, 15.42, 15.41, 15.42, 15.42, 15.41, 15.42, 15.41, 15.41, 15.41, 15.41, 15.41, 15.42, 15.41, 15.42, 15.41, 15.4, 15.41, 15.42, 15.42, 15.41, 15.41, 15.42, 15.4, 15.42, 15.42, 15.41, 15.41, 15.41, 15.41, 15.42, 15.42, 15.42, 15.41, 15.43, 15.42, 15.42, 15.4, 15.42, 15.4, 15.41, 15.42, 15.41, 15.42, 15.42, 20.23, 15.41, 15.41, 15.41, 15.41, 15.42, 15.42, 15.41, 15.42, 15.41, 15.41, 15.42, 15.41, 15.41, 15.42, 15.41, 15.41, 15.42, 15.41, 15.41, 15.41, 15.42, 15.41, 15.42, 15.41, 15.41, 15.41, 15.42], "y": [4.945, 4.954, 4.941, 4.922, 4.96, 4.954, 4.951, 4.953, 4.944, 4.936, 4.95, 4.949, 4.939, 4.953, 4.938, 4.946, 4.948, 4.956, 4.95, 4.948, 4.943, 4.952, 4.943, 4.945, 4.947, 4.945, 4.964, 4.95, 4.954, 4.952, 4.951, 4.947, 4.956, 4.949, 4.946, 4.951, 4.95, 4.946, 4.947, 4.948, 4.957, 4.952, 4.933, 4.951, 4.95, 4.95, 4.941, 4.951, 4.963, 4.933, 4.948, 4.953, 4.95, 4.949, 4.944, 4.949, 4.956, 4.948, 4.957, 4.952, 4.947, 4.961, 4.953, 4.939, 4.952, 4.949, 4.948, 4.957, 4.944, 4.951, 4.955, 3.571, 4.947, 4.949, 4.953, 4.951, 4.959, 4.951, 4.95, 4.952, 4.959, 4.964, 4.951, 4.952, 4.95, 4.948, 4.951, 4.949, 4.953, 4.949, 4.952, 4.947, 4.951, 4.953, 4.964, 4.951, 4.955, 4.951, 4.948], "z": [4.239, 4.236, 4.242, 4.24, 4.228, 4.234, 4.23, 4.242, 4.233, 4.236, 4.242, 4.233, 4.24, 4.237, 4.249, 4.236, 4.238, 4.23, 4.238, 4.236, 4.227, 4.232, 4.231, 4.235, 4.226, 4.247, 4.239, 4.231, 4.239, 4.236, 4.234, 4.237, 4.237, 4.231, 4.243, 4.237, 4.236, 4.238, 4.235, 4.233, 4.234, 4.235, 4.215, 4.232, 4.227, 4.232, 4.232, 4.235, 4.231, 4.232, 4.235, 4.234, 4.235, 4.235, 4.233, 4.234, 4.24, 4.233, 4.231, 4.235, 4.234, 4.226, 4.233, 4.231, 4.231, 4.237, 4.238, 4.237, 4.229, 4.233, 4.229, 2.775, 4.233, 4.237, 4.233, 4.235, 4.231, 4.231, 4.235, 4.236, 4.233, 4.227, 4.233, 4.237, 4.236, 4.231, 4.237, 4.234, 4.23, 4.237, 4.234, 4.231, 4.231, 4.242, 4.234, 4.237, 4.233, 4.236, 4.231]}, {"hovertemplate": "label=EAS<br>dataset=ref<br>0=%{x}<br>1=%{y}<br>2=%{z}<extra></extra>", "legendgroup": "EAS, ref", "marker": {"color": "rgb(242, 183, 1)", "symbol": "circle"}, "mode": "markers", "name": "EAS, ref", "scene": "scene", "showlegend": true, "type": "scatter3d", "x": {"elided": "504 float values"}, "y": {"elided": "504 float values"}, "z": {"elided": "504 float values"}}, {"hovertemplate": "label=AMR<br>dataset=ref<br>0=%{x}<br>1=%{y}<br>2=%{z}<extra></extra>", "legendgroup": "AMR, ref", "marker": {"color": "rgb(231, 63, 116)", "symbol": "circle"}, "mode": "markers", "name": "AMR, ref", "scene": "scene", "showlegend": true, "type": "scatter3d", "x": {"elided": "347 float values"}, "y": {"elided": "347 float values"}, "z": {"elided": "347 float values"}}, {"hovertemplate": "label=SAS<br>dataset=ref<br>0=%{x}<br>1=%{y}<br>2=%{z}<extra></extra>", "legendgroup": "SAS, ref", "marker": {"color": "rgb(128, 186, 90)", "symbol": "circle"}, "mode": "markers", "name": "SAS, ref", "scene": "scene", "showlegend": true, "type": "scatter3d", "x": {"elided": "489 float values"}, "y": {"elided": "489 float values"}, "z": {"elided": "489 float values"}}, {"hovertemplate": "label=AAC<br>dataset=ref<br>0=%{x}<br>1=%{y}<br>2=%{z}<extra></extra>", "legendgroup": "AAC, ref", "marker": {"color": "rgb(230, 131, 16)", "symbol": "circle"}, "mode": "markers", "name": "AAC, ref", "scene": "scene", "showlegend": true, "type": "scatter3d", "x": {"elided": "157 float values"}, "y": {"elided": "157 float values"}, "z": {"elided": "157 float values"}}, {"hovertemplate": "label=AFR<br>dataset=ref<br>0=%{x}<br>1=%{y}<br>2=%{z}<extra></extra>", "legendgroup": "AFR, ref", "marker": {"color": "rgb(0, 134, 149)", "symbol": "circle"}, "mode": "markers", "name": "AFR, ref", "scene": "scene", "showlegend": true, "type": "scatter3d", "x": {"elided": "504 float values"}, "y": {"elided": "504 float values"}, "z": {"elided": "504 float values"}}], "layout": {"autosize": true, "legend": {"title": {"text": "label, dataset"}, "tracegroupgap": 0}, "scene": {"aspectmode": "auto", "aspectratio": {"x": 1.073, "y": 1.018, "z": 0.9154}, "camera": {"center": {"x": 0, "y": 0, "z": 0}, "eye": {"x": 3.097, "y": 3.097, "z": 3.097}, "projection": {"type": "perspective"}, "up": {"x": 0, "y": 0, "z": 1}}, "domain": {"x": [0, 1], "y": [0, 1]}, "xaxis": {"range": [-28.56, 31.04], "title": {"text": "0"}, "type": "linear"}, "yaxis": {"range": [-19.77, 37.29], "title": {"text": "1"}, "type": "linear"}, "zaxis": {"range": [-27.41, 24.89], "title": {"text": "2"}, "type": "linear"}}, "title": {"text": "UMAP of Reference Samples"}}}
